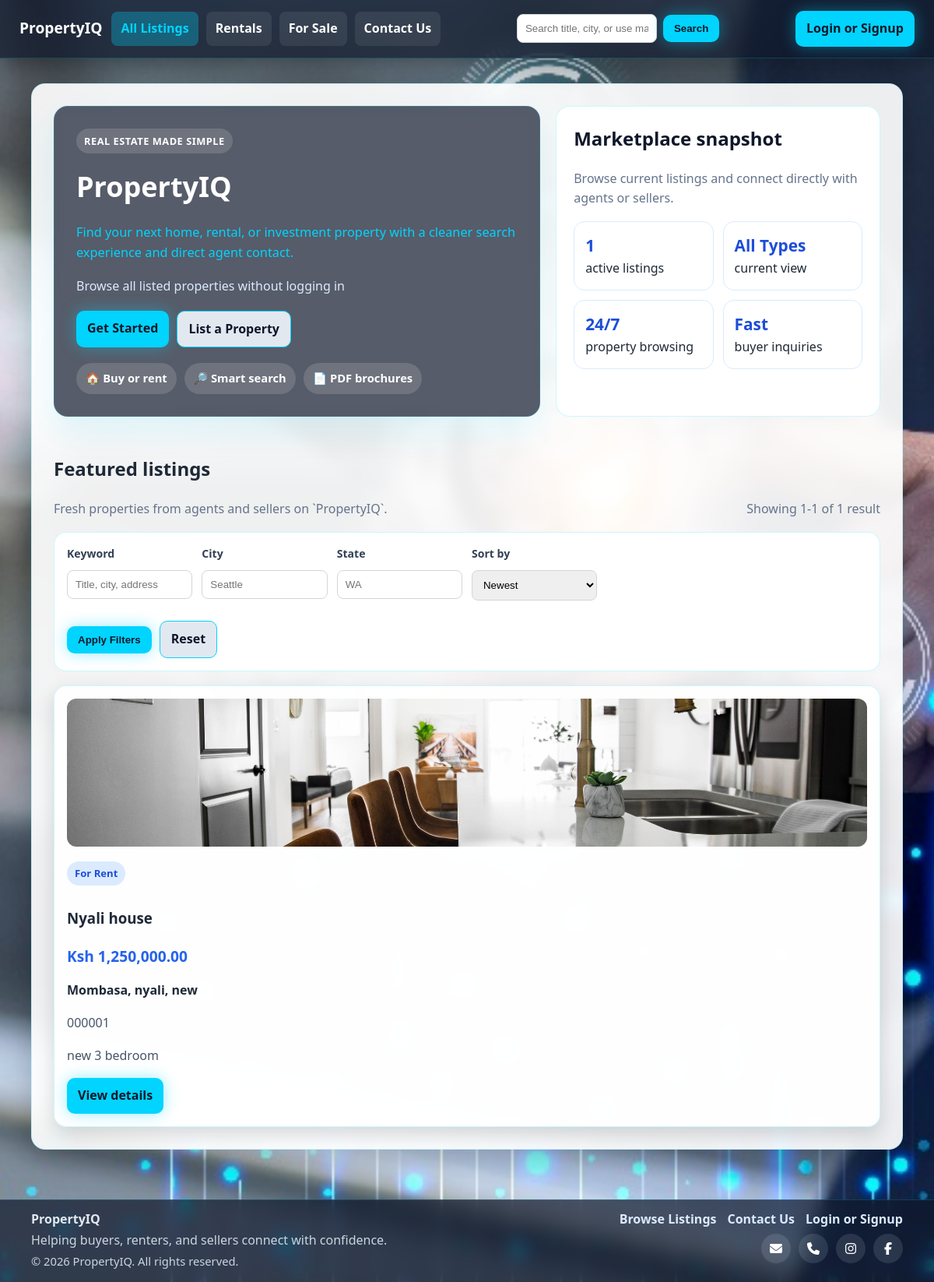
The page / on the database its author committed.
### listings/models.py (models this page shows, shortened)
class Property(models.Model):
    LISTING_TYPES = [
        ("sale", "For Sale"),
        ("rent", "For Rent"),
    ]
    listing_type = models.CharField(max_length=10, choices=LISTING_TYPES, default="sale")
    title = models.CharField(max_length=200)
    description = models.TextField()
    price = models.DecimalField(max_digits=10, decimal_places=2)
    address = models.CharField(max_length=255)
    city = models.CharField(max_length=100)
    state = models.CharField(max_length=100)
    zip_code = models.CharField(max_length=20)
    image = models.FileField(
        upload_to="property_images/",
        blank=True,
        null=True,
        validators=[FileExtensionValidator(["jpg", "jpeg", "png", "webp", "gif"])],
    )
    brochure = models.FileField(
        upload_to="property_brochures/",
        blank=True,
        null=True,
        validators=[FileExtensionValidator(["pdf"])],
    )
    listed_date = models.DateTimeField(auto_now_add=True)
    sold = models.BooleanField(default=False)
    owner = models.ForeignKey(User, on_delete=models.CASCADE)

### listings/views.py (the view, shortened to what this page needs)
# urls.py: 2. Add a URL to urlpatterns:  path('', views.home, name='home')
def home(request):
    selected_type = request.GET.get("type", "all")
    search_query = request.GET.get("search", "").strip()
    min_price = request.GET.get("min_price", "").strip()
    max_price = request.GET.get("max_price", "").strip()
    city_query = request.GET.get("city", "").strip()
    state_query = request.GET.get("state", "").strip()
    selected_sort = request.GET.get("sort", "newest").strip() or "newest"
    text_search = search_query
    subtitle = "Browse all listed properties without logging in"
    total_results = 0
    page_obj = None
    try:
        properties = Property.objects.select_related("owner").filter(sold=False)
        if selected_type in {"rent", "sale"}:
            properties = properties.filter(listing_type=selected_type)
            subtitle = (
                "Browse rental properties without logging in"
                if selected_type == "rent"
                else "Browse properties for sale without logging in"
            )
        else:
            selected_type = "all"
        if city_query:
            properties = properties.filter(city__icontains=city_query)
            subtitle = f"Homes in {city_query}" if not text_search else f'{subtitle} · {city_query}'
        if state_query:
            properties = properties.filter(state__icontains=state_query)
            subtitle = f"Homes in {state_query}" if not text_search and not city_query else f'{subtitle} · {state_query}'
        sort_options = {
            "newest": ["-listed_date"],
            "oldest": ["listed_date"],
            "price_asc": ["price", "-listed_date"],
            "price_desc": ["-price", "-listed_date"],
            "title_asc": ["title"],
        }
        if selected_sort not in sort_options:
            selected_sort = "newest"
        properties = properties.order_by(*sort_options[selected_sort])
        paginator = Paginator(properties, 8)
        page_obj = paginator.get_page(request.GET.get("page") or 1)
        total_results = paginator.count
        featured_listings = [
            {
                "id": listing.id,
                "title": listing.title,
                "price": f"Ksh {listing.price:,.2f}",
                "listing_type": listing.get_listing_type_display(),
                "location": f"{listing.city}, {listing.state}",
                "address": listing.address,
                "description": listing.description,
                "image_url": listing.image.url if listing.image else None,
                "brochure_url": listing.brochure.url if listing.brochure else None,
                "sold": listing.sold,
            }
            for listing in page_obj.object_list
        ]
    except (OperationalError, ProgrammingError):
        featured_listings = []
        selected_type = "all"
        search_query = ""
        city_query = ""
        state_query = ""
        min_price = ""
        max_price = ""
        selected_sort = "newest"
    query_params = request.GET.copy()
    query_params.pop("page", None)
    context = {
        "title": "PropertyIQ",
        "subtitle": subtitle,
        "featured_listings": featured_listings,
        "selected_type": selected_type,
        "search_query": search_query,
        "min_price": min_price,
        "max_price": max_price,
        "city_query": city_query,
        "state_query": state_query,
        "selected_sort": selected_sort,
        "page_obj": page_obj,
        "total_results": total_results,
        "querystring": query_params.urlencode(),
    }
    return render(request, "listings/home.html", context)

### listings/templates/listings/home.html (shortened to what this page needs)
{% extends "listings/base.html" %}
{% load static %}
{% block extra_head %}
    <link rel="stylesheet" href="{% static 'css/home.css' %}">
{% endblock %}
{% block content %}
    <section class="hero">
        <div class="hero-panel">
            <span class="eyebrow">Real estate made simple</span>
            <h1>{{ title }}</h1>
            <p class="hero-copy">Find your next home, rental, or investment property with a cleaner search experience and direct agent contact.</p>
            <p class="subtitle" style="color: #dbeafe; margin-bottom: 0;">{{ subtitle }}</p>
            <div class="hero-actions">
                {% if user.is_authenticated %}
                    <a class="button" href="{% url 'dashboard' %}">Open Dashboard</a>
                {% else %}
                    <a class="button" href="{% url 'register_buyer' %}">Get Started</a>
                    <a class="button secondary" href="{% url 'register_seller' %}">List a Property</a>
                {% endif %}
            </div>
            <div class="pill-row">
                <span class="pill">🏠 Buy or rent</span>
                <span class="pill">🔎 Smart search</span>
                <span class="pill">📄 PDF brochures</span>
            </div>
        </div>
        <aside class="hero-side">
            <h2>Marketplace snapshot</h2>
            <p class="section-note">Browse current listings and connect directly with agents or sellers.</p>
            <div class="stats">
                <div class="stat">
                    <strong>{{ total_results }}</strong>
                    <span>active listings</span>
                </div>
                <div class="stat">
                    <strong>{% if selected_type == 'rent' %}Rentals{% elif selected_type == 'sale' %}For Sale{% else %}All Types{% endif %}</strong>
                    <span>current view</span>
                </div>
                <div class="stat">
                    <strong>24/7</strong>
                    <span>property browsing</span>
                </div>
                <div class="stat">
                    <strong>Fast</strong>
                    <span>buyer inquiries</span>
                </div>
            </div>
        </aside>
    </section>
    <section>
        <div class="listing-head">
            <div>
                <h2>Featured listings</h2>
                <p class="section-note">Fresh properties from agents and sellers on `PropertyIQ`.</p>
            </div>
            <p class="section-note">
                {% if page_obj %}
                    Showing {{ page_obj.start_index }}-{{ page_obj.end_index }} of {{ total_results }} result{{ total_results|pluralize }}
                {% else %}
                    Showing {{ total_results }} result{{ total_results|pluralize }}
                {% endif %}
            </p>
        </div>
        <form class="filter-panel" method="get" action="{% url 'home' %}">
            <div>
                <label for="search">Keyword</label>
                <input id="search" type="text" name="search" value="{{ search_query }}" placeholder="Title, city, address">
            </div>
            <div>
                <label for="city">City</label>
                <input id="city" type="text" name="city" value="{{ city_query }}" placeholder="Seattle">
            </div>
            <div>
                <label for="state">State</label>
                <input id="state" type="text" name="state" value="{{ state_query }}" placeholder="WA">
            </div>
            <div>
                <label for="sort">Sort by</label>
                <select id="sort" name="sort">
                    <option value="newest" {% if selected_sort == 'newest' %}selected{% endif %}>Newest</option>
                </select>
            </div>
            <div class="filter-actions">
                <button type="submit" class="button">Apply Filters</button>
                <a class="button secondary" href="{% url 'home' %}{% if selected_type != 'all' %}?type={{ selected_type }}{% endif %}">Reset</a>
            </div>
        </form>
        <div class="cards">
            {% for listing in featured_listings %}
                <article class="property-card added-animation">
                    {% if listing.image_url %}
                        <img class="preview" src="{{ listing.image_url }}" alt="{{ listing.title }}">
                    {% else %}
                        <div class="preview-fallback">{{ listing.listing_type }}</div>
                    {% endif %}
                    <span class="listing-badge">{{ listing.listing_type }}</span>                                        <h3>{{ listing.title }}</h3>
                    <p class="price">{{ listing.price }}</p>
                    <p><strong>{{ listing.location }}</strong></p>
                    <p class="address-line">{{ listing.address }}</p>
                    <p class="listing-copy">{{ listing.description|truncatechars:120 }}</p>
                    <div class="card-actions">
                        <a class="button" href="{% url 'property_detail' listing.id %}">View details</a>
                    </div>
                </article>
            {% empty %}
                <div class="property-card">
                    <h3>No matching listings</h3>
                    <p>Try another filter or ask an agent to add a property.</p>
                </div>
            {% endfor %}
        </div>
    </section>
{% endblock %}

### static/css/styles.css (style rules this page uses)
html { scroll-behavior: smooth; }
body { font-family: "Segoe UI", Arial, sans-serif; background: linear-gradient(180deg, #f8fbff 0%, #eef4ff 100%); background-image: url('/static/images/portfolio-9.jpg'); background-size: cover; margin: 0; color: #1f2937; line-height: 1.6; min-height: 100vh; }
.property-card, .card { border: 1px solid rgba(0, 212, 255, 0.2); border-radius: 16px; padding: 16px; background: rgba(255, 255, 255, 0.92); box-shadow: 0 10px 24px rgba(0, 0, 0, 0.15); transition: transform 0.2s ease, box-shadow 0.2s ease; }
.property-card.added-animation { animation: property-added 0.8s ease-out; }
h1 { margin-top: 0; color: #0f172a; }
.subtitle { color: #475569; margin-bottom: 24px; }
input, textarea, select { width: 100%; padding: 10px; margin: 6px 0 14px; border: 1px solid #d1d5db; border-radius: 8px; box-sizing: border-box; }
button, a.button { display: inline-block; padding: 10px 14px; border-radius: 10px; border: 0; background: #00d4ff; color: #0f172a; text-decoration: none; cursor: pointer; font-weight: 700; transition: transform 0.2s ease, box-shadow 0.2s ease, opacity 0.2s ease; box-shadow: 0 0 20px rgba(0, 212, 255, 0.4); }
button.secondary, a.button.secondary { background: #e2e8f0; color: #0f172a; box-shadow: none; }

### static/css/home.css (style rules this page uses)
.hero { display: grid; grid-template-columns: 1.5fr 1fr; gap: 20px; margin-bottom: 28px; }
.hero-panel { background: rgba(15, 23, 42, 0.7); backdrop-filter: blur(10px); color: white; border-radius: 18px; padding: 28px; border: 1px solid rgba(0, 212, 255, 0.2); box-shadow: 0 18px 40px rgba(0, 212, 255, 0.1); }
.hero-side { background: rgba(255, 255, 255, 0.92); backdrop-filter: blur(10px); border: 1px solid rgba(0, 212, 255, 0.2); border-radius: 18px; padding: 22px; }
.eyebrow { display: inline-block; padding: 6px 10px; border-radius: 999px; background: rgba(255, 255, 255, 0.14); font-size: 0.8rem; font-weight: 700; letter-spacing: 0.04em; text-transform: uppercase; }
.hero h1 { color: white; font-size: clamp(2rem, 3vw, 2.8rem); margin: 14px 0 10px; }
.hero-copy { color: #00d4ff; font-size: 1.02rem; margin-bottom: 18px; }
.hero-actions, .pill-row { display: flex; gap: 10px; flex-wrap: wrap; }
.hero-actions { margin: 18px 0 20px; }
.button.secondary { background: rgba(0, 212, 255, 0.2); color: #00d4ff; border: 1px solid #00d4ff; }
.pill { display: inline-flex; align-items: center; gap: 6px; padding: 8px 12px; border-radius: 999px; background: rgba(255, 255, 255, 0.14); color: white; font-weight: 600; font-size: 0.92rem; }
.hero-side h2 { margin-top: 0; color: #0f172a; }
.stats { display: grid; grid-template-columns: repeat(2, minmax(0, 1fr)); gap: 12px; margin-top: 16px; }
.stat { background: white; border-radius: 14px; padding: 14px; border: 1px solid #dbeafe; }
.stat strong { display: block; font-size: 1.3rem; color: #1d4ed8; }
.listing-head { display: flex; justify-content: space-between; align-items: end; gap: 12px; flex-wrap: wrap; margin-bottom: 16px; }
.section-note { color: #64748b; margin: 0; }
.filter-panel { display: grid; grid-template-columns: repeat(auto-fit, minmax(150px, 1fr)); gap: 12px; background: rgba(255, 255, 255, 0.92); backdrop-filter: blur(10px); border: 1px solid rgba(0, 212, 255, 0.2); border-radius: 16px; padding: 16px; margin-bottom: 18px; }
.filter-panel label { display: block; font-size: 0.88rem; font-weight: 700; color: #334155; margin-bottom: 4px; }
.filter-actions { grid-column: 1 / -1; display: flex; gap: 10px; flex-wrap: wrap; align-items: center; }
.cards { display: grid; grid-template-columns: repeat(auto-fit, minmax(250px, 1fr)); gap: 18px; }
.preview, .preview-fallback { width: 100%; height: 190px; object-fit: cover; border-radius: 12px; margin-bottom: 12px; }
.listing-badge { display: inline-block; padding: 5px 10px; border-radius: 999px; background: #dbeafe; color: #1d4ed8; font-weight: 700; font-size: 0.82rem; margin-bottom: 8px; }
.price { font-weight: 800; font-size: 1.2rem; color: #2563eb; margin: 8px 0; }
.address-line, .listing-copy { color: #475569; }
.card-actions { display: flex; gap: 10px; flex-wrap: wrap; margin-top: 14px; }

### rows shown on the page
Property: title "Nyali house", address "000001", description "new 3 bedroom"

### other values the page prints
{{ title }} "PropertyIQ"
{{ subtitle }} "Browse all listed properties without logging in"
{{ total_results }} "1"
{{ page_obj.start_index }} "1"
{{ page_obj.end_index }} "1"
{{ listing.listing_type }} "For Rent"
{{ listing.price }} "Ksh 1,250,000.00"
{{ listing.location }} "Mombasa, nyali, new"
